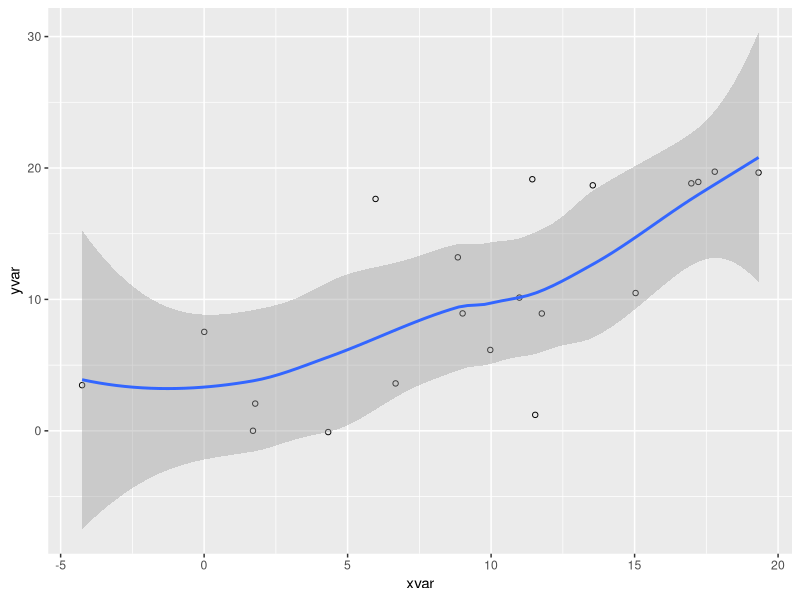

R code for this plot:
## ---- chunk 1
require(knitr)
opts_chunk$set(warning=F, error=F, message=F, fig.width = 10, fig.height = 4, results='asis', cache = F, tidy = F)
## ---- chunk 2
#get the latest version of gridSVG
#install.packages("gridSVG", repos="http://R-Forge.R-project.org")

require(ggplot2)


set.seed(955)
# Make some noisily increasing data
dat <- data.frame(cond = rep(c("A", "B"), each=10),
                  xvar = 1:20 + rnorm(20,sd=3),
                  yvar = 1:20 + rnorm(20,sd=3))
# cond         xvar         yvar
#    A -4.252354091  3.473157275
#    A  1.702317971  0.005939612
#   ... 
#    B 17.793359218 19.718587761
#    B 19.319909163 19.647899863


g4<- ggplot(dat, aes(x=xvar, y=yvar)) +
  geom_point(shape=1) +    # Use hollow circles
  geom_smooth()
